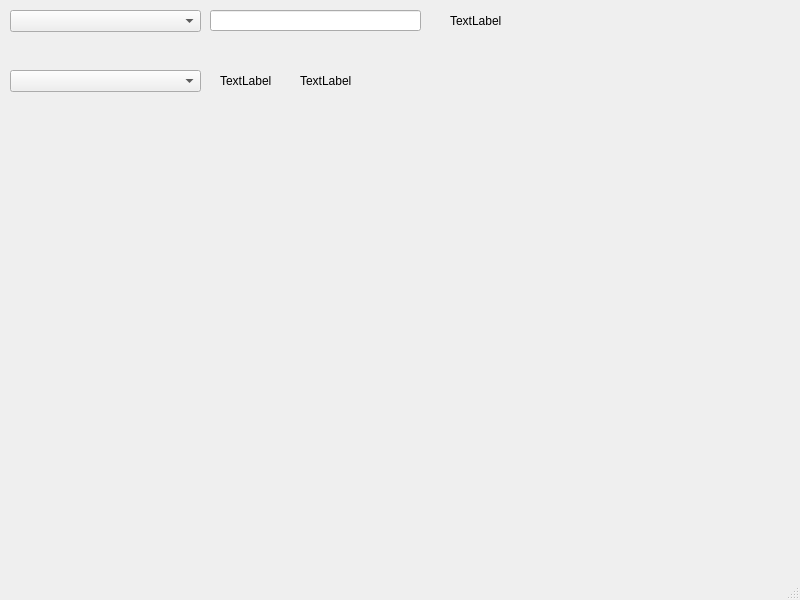
<?xml version="1.0" encoding="UTF-8"?>
<ui version="4.0">
 <class>MainWindow</class>
 <widget class="QMainWindow" name="MainWindow">
  <property name="geometry">
   <rect>
    <x>0</x>
    <y>0</y>
    <width>800</width>
    <height>600</height>
   </rect>
  </property>
  <property name="windowTitle">
   <string>MainWindow</string>
  </property>
  <widget class="QWidget" name="centralwidget">
   <widget class="QComboBox" name="nationalityCombo">
    <property name="geometry">
     <rect>
      <x>10</x>
      <y>10</y>
      <width>191</width>
      <height>22</height>
     </rect>
    </property>
    <property name="modelColumn">
     <number>0</number>
    </property>
   </widget>
   <widget class="QLineEdit" name="lineEditSelect">
    <property name="geometry">
     <rect>
      <x>210</x>
      <y>10</y>
      <width>211</width>
      <height>21</height>
     </rect>
    </property>
   </widget>
   <widget class="QLabel" name="labelSel">
    <property name="geometry">
     <rect>
      <x>450</x>
      <y>10</y>
      <width>61</width>
      <height>21</height>
     </rect>
    </property>
    <property name="text">
     <string>TextLabel</string>
    </property>
   </widget>
   <widget class="QComboBox" name="comboInsModel">
    <property name="geometry">
     <rect>
      <x>10</x>
      <y>70</y>
      <width>191</width>
      <height>22</height>
     </rect>
    </property>
   </widget>
   <widget class="QLabel" name="labelDSisplay">
    <property name="geometry">
     <rect>
      <x>220</x>
      <y>70</y>
      <width>61</width>
      <height>21</height>
     </rect>
    </property>
    <property name="text">
     <string>TextLabel</string>
    </property>
   </widget>
   <widget class="QLabel" name="labelUser">
    <property name="geometry">
     <rect>
      <x>300</x>
      <y>70</y>
      <width>57</width>
      <height>21</height>
     </rect>
    </property>
    <property name="text">
     <string>TextLabel</string>
    </property>
   </widget>
  </widget>
  <widget class="QMenuBar" name="menubar">
   <property name="geometry">
    <rect>
     <x>0</x>
     <y>0</y>
     <width>800</width>
     <height>19</height>
    </rect>
   </property>
  </widget>
  <widget class="QStatusBar" name="statusbar"/>
 </widget>
 <resources/>
 <connections/>
</ui>
